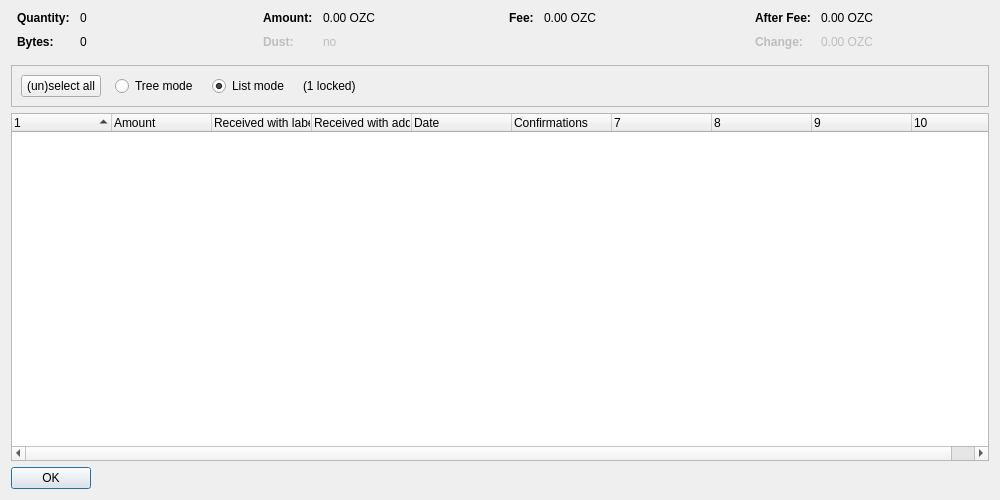
<?xml version="1.0" encoding="UTF-8"?>
<ui version="4.0">
 <class>CoinControlDialog</class>
 <widget class="QDialog" name="CoinControlDialog">
  <property name="geometry">
   <rect>
    <x>0</x>
    <y>0</y>
    <width>1000</width>
    <height>500</height>
   </rect>
  </property>
  <property name="windowTitle">
   <string>Coin Selection</string>
  </property>
  <layout class="QVBoxLayout" name="verticalLayout">
   <item>
    <layout class="QHBoxLayout" name="horizontalLayoutTop" stretch="0,0,0,0">
     <property name="topMargin">
      <number>0</number>
     </property>
     <property name="bottomMargin">
      <number>10</number>
     </property>
     <item>
      <layout class="QFormLayout" name="formLayoutCoinControl1">
       <property name="horizontalSpacing">
        <number>10</number>
       </property>
       <property name="verticalSpacing">
        <number>10</number>
       </property>
       <property name="leftMargin">
        <number>6</number>
       </property>
       <property name="rightMargin">
        <number>6</number>
       </property>
       <item row="0" column="0">
        <widget class="QLabel" name="labelCoinControlQuantityText">
         <property name="font">
          <font>
           <weight>75</weight>
           <bold>true</bold>
          </font>
         </property>
         <property name="text">
          <string>Quantity:</string>
         </property>
        </widget>
       </item>
       <item row="0" column="1">
        <widget class="QLabel" name="labelCoinControlQuantity">
         <property name="cursor">
          <cursorShape>IBeamCursor</cursorShape>
         </property>
         <property name="contextMenuPolicy">
          <enum>Qt::ActionsContextMenu</enum>
         </property>
         <property name="text">
          <string notr="true">0</string>
         </property>
         <property name="textInteractionFlags">
          <set>Qt::LinksAccessibleByMouse|Qt::TextSelectableByKeyboard|Qt::TextSelectableByMouse</set>
         </property>
        </widget>
       </item>
       <item row="1" column="0">
        <widget class="QLabel" name="labelCoinControlBytesText">
         <property name="font">
          <font>
           <weight>75</weight>
           <bold>true</bold>
          </font>
         </property>
         <property name="text">
          <string>Bytes:</string>
         </property>
        </widget>
       </item>
       <item row="1" column="1">
        <widget class="QLabel" name="labelCoinControlBytes">
         <property name="cursor">
          <cursorShape>IBeamCursor</cursorShape>
         </property>
         <property name="contextMenuPolicy">
          <enum>Qt::ActionsContextMenu</enum>
         </property>
         <property name="text">
          <string notr="true">0</string>
         </property>
         <property name="textInteractionFlags">
          <set>Qt::LinksAccessibleByMouse|Qt::TextSelectableByKeyboard|Qt::TextSelectableByMouse</set>
         </property>
        </widget>
       </item>
      </layout>
     </item>
     <item>
      <layout class="QFormLayout" name="formLayoutCoinControl2">
       <property name="horizontalSpacing">
        <number>10</number>
       </property>
       <property name="verticalSpacing">
        <number>10</number>
       </property>
       <property name="leftMargin">
        <number>6</number>
       </property>
       <property name="rightMargin">
        <number>6</number>
       </property>
       <item row="0" column="0">
        <widget class="QLabel" name="labelCoinControlAmountText">
         <property name="font">
          <font>
           <weight>75</weight>
           <bold>true</bold>
          </font>
         </property>
         <property name="text">
          <string>Amount:</string>
         </property>
        </widget>
       </item>
       <item row="0" column="1">
        <widget class="QLabel" name="labelCoinControlAmount">
         <property name="cursor">
          <cursorShape>IBeamCursor</cursorShape>
         </property>
         <property name="contextMenuPolicy">
          <enum>Qt::ActionsContextMenu</enum>
         </property>
         <property name="text">
          <string notr="true">0.00 OZC</string>
         </property>
         <property name="textInteractionFlags">
          <set>Qt::LinksAccessibleByMouse|Qt::TextSelectableByKeyboard|Qt::TextSelectableByMouse</set>
         </property>
        </widget>
       </item>
       <item row="1" column="0">
        <widget class="QLabel" name="labelCoinControlLowOutputText">
         <property name="enabled">
          <bool>false</bool>
         </property>
         <property name="font">
          <font>
           <weight>75</weight>
           <bold>true</bold>
          </font>
         </property>
         <property name="text">
          <string>Dust:</string>
         </property>
        </widget>
       </item>
       <item row="1" column="1">
        <widget class="QLabel" name="labelCoinControlLowOutput">
         <property name="enabled">
          <bool>false</bool>
         </property>
         <property name="cursor">
          <cursorShape>IBeamCursor</cursorShape>
         </property>
         <property name="contextMenuPolicy">
          <enum>Qt::ActionsContextMenu</enum>
         </property>
         <property name="text">
          <string notr="true">no</string>
         </property>
         <property name="textInteractionFlags">
          <set>Qt::LinksAccessibleByMouse|Qt::TextSelectableByKeyboard|Qt::TextSelectableByMouse</set>
         </property>
        </widget>
       </item>
      </layout>
     </item>
     <item>
      <layout class="QFormLayout" name="formLayoutCoinControl3">
       <property name="horizontalSpacing">
        <number>10</number>
       </property>
       <property name="verticalSpacing">
        <number>10</number>
       </property>
       <property name="leftMargin">
        <number>6</number>
       </property>
       <property name="rightMargin">
        <number>6</number>
       </property>
       <item row="0" column="0">
        <widget class="QLabel" name="labelCoinControlFeeText">
         <property name="font">
          <font>
           <weight>75</weight>
           <bold>true</bold>
          </font>
         </property>
         <property name="text">
          <string>Fee:</string>
         </property>
        </widget>
       </item>
       <item row="0" column="1">
        <widget class="QLabel" name="labelCoinControlFee">
         <property name="cursor">
          <cursorShape>IBeamCursor</cursorShape>
         </property>
         <property name="contextMenuPolicy">
          <enum>Qt::ActionsContextMenu</enum>
         </property>
         <property name="text">
          <string notr="true">0.00 OZC</string>
         </property>
         <property name="textInteractionFlags">
          <set>Qt::LinksAccessibleByMouse|Qt::TextSelectableByKeyboard|Qt::TextSelectableByMouse</set>
         </property>
        </widget>
       </item>
      </layout>
     </item>
     <item>
      <layout class="QFormLayout" name="formLayoutCoinControl4">
       <property name="horizontalSpacing">
        <number>10</number>
       </property>
       <property name="verticalSpacing">
        <number>10</number>
       </property>
       <property name="leftMargin">
        <number>6</number>
       </property>
       <property name="rightMargin">
        <number>6</number>
       </property>
       <item row="0" column="0">
        <widget class="QLabel" name="labelCoinControlAfterFeeText">
         <property name="font">
          <font>
           <weight>75</weight>
           <bold>true</bold>
          </font>
         </property>
         <property name="text">
          <string>After Fee:</string>
         </property>
        </widget>
       </item>
       <item row="0" column="1">
        <widget class="QLabel" name="labelCoinControlAfterFee">
         <property name="cursor">
          <cursorShape>IBeamCursor</cursorShape>
         </property>
         <property name="contextMenuPolicy">
          <enum>Qt::ActionsContextMenu</enum>
         </property>
         <property name="text">
          <string notr="true">0.00 OZC</string>
         </property>
         <property name="textInteractionFlags">
          <set>Qt::LinksAccessibleByMouse|Qt::TextSelectableByKeyboard|Qt::TextSelectableByMouse</set>
         </property>
        </widget>
       </item>
       <item row="1" column="0">
        <widget class="QLabel" name="labelCoinControlChangeText">
         <property name="enabled">
          <bool>false</bool>
         </property>
         <property name="font">
          <font>
           <weight>75</weight>
           <bold>true</bold>
          </font>
         </property>
         <property name="text">
          <string>Change:</string>
         </property>
        </widget>
       </item>
       <item row="1" column="1">
        <widget class="QLabel" name="labelCoinControlChange">
         <property name="enabled">
          <bool>false</bool>
         </property>
         <property name="cursor">
          <cursorShape>IBeamCursor</cursorShape>
         </property>
         <property name="contextMenuPolicy">
          <enum>Qt::ActionsContextMenu</enum>
         </property>
         <property name="text">
          <string notr="true">0.00 OZC</string>
         </property>
         <property name="textInteractionFlags">
          <set>Qt::LinksAccessibleByMouse|Qt::TextSelectableByKeyboard|Qt::TextSelectableByMouse</set>
         </property>
        </widget>
       </item>
      </layout>
     </item>
    </layout>
   </item>
   <item>
    <widget class="QFrame" name="frame">
     <property name="minimumSize">
      <size>
       <width>0</width>
       <height>40</height>
      </size>
     </property>
     <property name="frameShape">
      <enum>QFrame::StyledPanel</enum>
     </property>
     <property name="frameShadow">
      <enum>QFrame::Sunken</enum>
     </property>
     <layout class="QHBoxLayout" name="horizontalLayout">
      <item>
       <layout class="QHBoxLayout" name="horizontalLayoutPanel" stretch="0,0,0,0,0">
        <property name="spacing">
         <number>14</number>
        </property>
        <item>
         <widget class="QPushButton" name="pushButtonSelectAll">
          <property name="sizePolicy">
           <sizepolicy hsizetype="Maximum" vsizetype="Fixed">
            <horstretch>0</horstretch>
            <verstretch>0</verstretch>
           </sizepolicy>
          </property>
          <property name="text">
           <string>(un)select all</string>
          </property>
          <property name="autoDefault">
           <bool>false</bool>
          </property>
         </widget>
        </item>
        <item>
         <widget class="QRadioButton" name="radioTreeMode">
          <property name="sizePolicy">
           <sizepolicy hsizetype="Maximum" vsizetype="Fixed">
            <horstretch>0</horstretch>
            <verstretch>0</verstretch>
           </sizepolicy>
          </property>
          <property name="text">
           <string>Tree mode</string>
          </property>
         </widget>
        </item>
        <item>
         <widget class="QRadioButton" name="radioListMode">
          <property name="sizePolicy">
           <sizepolicy hsizetype="Maximum" vsizetype="Fixed">
            <horstretch>0</horstretch>
            <verstretch>0</verstretch>
           </sizepolicy>
          </property>
          <property name="text">
           <string>List mode</string>
          </property>
          <property name="checked">
           <bool>true</bool>
          </property>
         </widget>
        </item>
        <item>
         <widget class="QLabel" name="labelLocked">
          <property name="text">
           <string notr="true">(1 locked)</string>
          </property>
         </widget>
        </item>
        <item>
         <spacer name="horizontalSpacer">
          <property name="orientation">
           <enum>Qt::Horizontal</enum>
          </property>
          <property name="sizeHint" stdset="0">
           <size>
            <width>40</width>
            <height>20</height>
           </size>
          </property>
         </spacer>
        </item>
       </layout>
      </item>
     </layout>
    </widget>
   </item>
   <item>
    <widget class="CoinControlTreeWidget" name="treeWidget">
     <property name="contextMenuPolicy">
      <enum>Qt::CustomContextMenu</enum>
     </property>
     <property name="sortingEnabled">
      <bool>false</bool>
     </property>
     <property name="columnCount">
      <number>10</number>
     </property>
     <attribute name="headerShowSortIndicator" stdset="0">
      <bool>true</bool>
     </attribute>
     <attribute name="headerStretchLastSection">
      <bool>false</bool>
     </attribute>
     <column>
      <property name="text">
       <string/>
      </property>
     </column>
     <column>
      <property name="text">
       <string>Amount</string>
      </property>
     </column>
     <column>
      <property name="text">
       <string>Received with label</string>
      </property>
     </column>
     <column>
      <property name="text">
       <string>Received with address</string>
      </property>
     </column>
     <column>
      <property name="text">
       <string>Date</string>
      </property>
     </column>
     <column>
      <property name="text">
       <string>Confirmations</string>
      </property>
      <property name="toolTip">
       <string>Confirmed</string>
      </property>
     </column>
     <column>
      <property name="text">
       <string/>
      </property>
     </column>
     <column>
      <property name="text">
       <string/>
      </property>
     </column>
     <column>
      <property name="text">
       <string/>
      </property>
     </column>
     <column>
      <property name="text">
       <string/>
      </property>
     </column>
    </widget>
   </item>
   <item>
    <widget class="QDialogButtonBox" name="buttonBox">
     <property name="sizePolicy">
      <sizepolicy hsizetype="Maximum" vsizetype="Fixed">
       <horstretch>0</horstretch>
       <verstretch>0</verstretch>
      </sizepolicy>
     </property>
     <property name="orientation">
      <enum>Qt::Horizontal</enum>
     </property>
     <property name="standardButtons">
      <set>QDialogButtonBox::Ok</set>
     </property>
    </widget>
   </item>
  </layout>
 </widget>
 <customwidgets>
  <customwidget>
   <class>CoinControlTreeWidget</class>
   <extends>QTreeWidget</extends>
   <header>qt/coincontroltreewidget.h</header>
  </customwidget>
 </customwidgets>
 <resources/>
 <connections/>
</ui>
